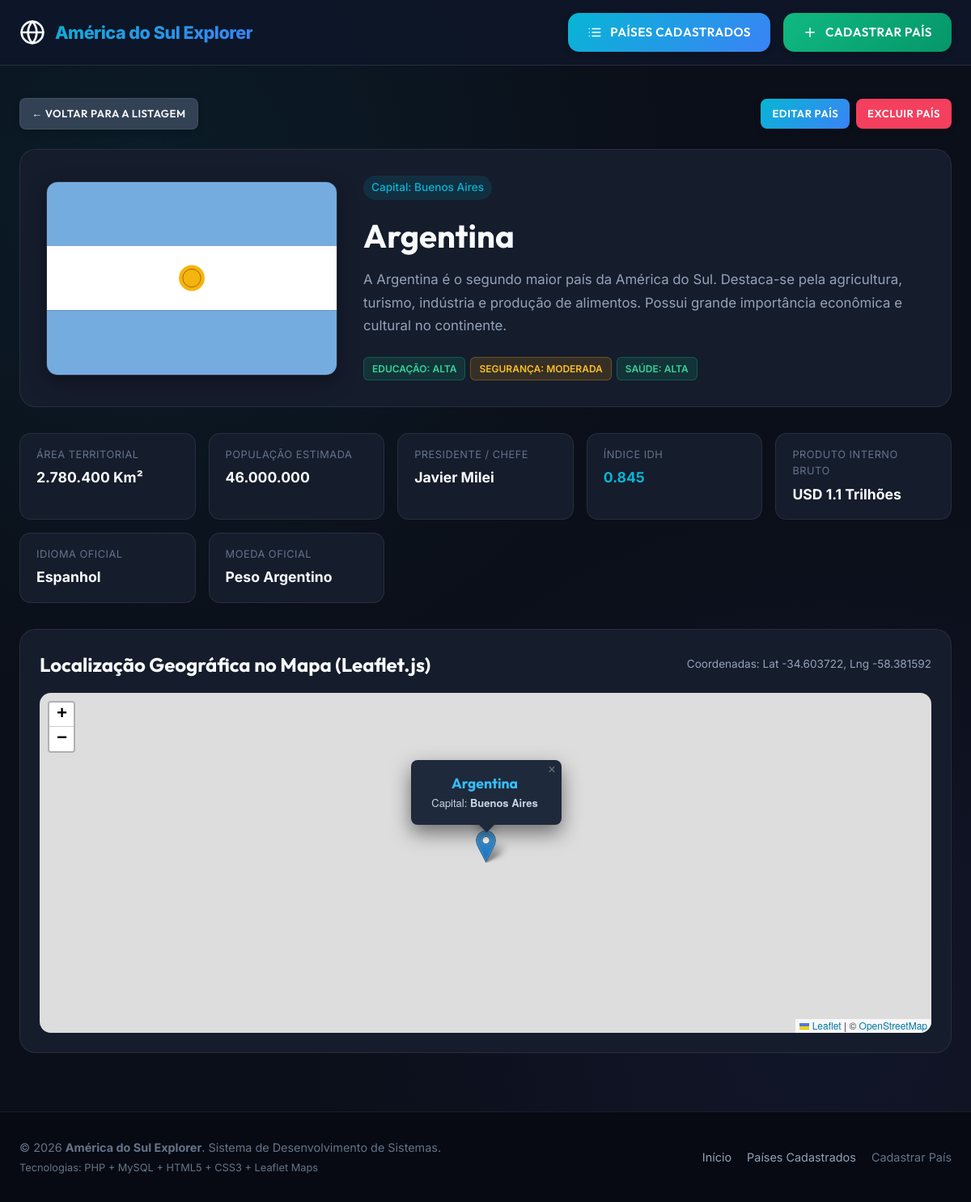
Screenshot of /detalhes.php?id=1 with the database file from the repository.
### tables this page shows
CREATE TABLE `paises` (
  `id` INT AUTO_INCREMENT PRIMARY KEY,
  `nome` VARCHAR(100) NOT NULL,
  `capital` VARCHAR(100) NOT NULL,
  `idioma` VARCHAR(100) NOT NULL,
  `moeda` VARCHAR(100) NOT NULL,
  `populacao` VARCHAR(50) NOT NULL,
  `area` VARCHAR(50) NOT NULL,
  `presidente` VARCHAR(100) NOT NULL,
  `idh` DECIMAL(4,3) NOT NULL,
  `pib` VARCHAR(50) NOT NULL,
  `educacao` ENUM('Alta', 'Média', 'Baixa') NOT NULL DEFAULT 'Média',
  `seguranca` ENUM('Alta', 'Moderada', 'Baixa') NOT NULL DEFAULT 'Moderada',
  `saude` ENUM('Alta', 'Média', 'Baixa') NOT NULL DEFAULT 'Média',
  `latitude` DECIMAL(10,6) NOT NULL DEFAULT 0.000000,
  `longitude` DECIMAL(10,6) NOT NULL DEFAULT 0.000000,
  `descricao` TEXT NOT NULL,
  `bandeira` VARCHAR(255) NOT NULL,
  `criado_em` TIMESTAMP DEFAULT CURRENT_TIMESTAMP
);

### detalhes.php (the view, shortened to what this page needs)
<?php
require_once 'conexao.php';
$id = isset($_GET['id']) ? (int) $_GET['id'] : 0;
$stmt = $pdo->prepare("SELECT * FROM paises WHERE id = :id");
$stmt->execute(['id' => $id]);
$pais = $stmt->fetch();
include 'includes/header.php';
?>
<div style="margin-bottom: 24px; display: flex; justify-content: space-between; align-items: center; flex-wrap: wrap; gap: 12px;">
  <a href="listar_paises.php" class="btn btn-secondary btn-sm">&larr; Voltar para a Listagem</a>
  <div style="display: flex; gap: 8px;">
    <a href="editar_pais.php?id=<?php echo $pais['id']; ?>" class="btn btn-primary btn-sm">Editar País</a>
    <a href="excluir_pais.php?id=<?php echo $pais['id']; ?>" class="btn btn-danger btn-sm" onclick="return confirm('Tem certeza que deseja excluir este país?');">Excluir País</a>
  </div>
</div>
<section class="detail-hero">
  <img src="uploads/<?php echo htmlspecialchars($pais['bandeira']); ?>" alt="Bandeira do(a) <?php echo htmlspecialchars($pais['nome']); ?>" class="detail-flag" onerror="this.src='https://via.placeholder.com/600x400?text=Sem+Bandeira'">
  <div class="detail-info">
    <span class="capital-tag" style="margin-bottom: 12px; display: inline-block;">Capital: <?php echo htmlspecialchars($pais['capital']); ?></span>
    <h1><?php echo htmlspecialchars($pais['nome']); ?></h1>
    <p class="detail-desc"><?php echo nl2br(htmlspecialchars($pais['descricao'])); ?></p>
    <div class="badges-group" style="margin-bottom: 0;">
      <span class="badge badge-<?php echo strtolower($pais['educacao']); ?>">Educação: <?php echo $pais['educacao']; ?></span>
      <span class="badge badge-<?php echo strtolower($pais['seguranca']); ?>">Segurança: <?php echo $pais['seguranca']; ?></span>
      <span class="badge badge-<?php echo strtolower($pais['saude']); ?>">Saúde: <?php echo $pais['saude']; ?></span>
    </div>
  </div>
</section>
<section class="details-grid">
  <div class="detail-spec-box">
    <label>Área Territorial</label>
    <span><?php echo htmlspecialchars($pais['area']); ?></span>
  </div>
  <div class="detail-spec-box">
    <label>População Estimada</label>
    <span><?php echo htmlspecialchars($pais['populacao']); ?></span>
  </div>
  <div class="detail-spec-box">
    <label>Presidente / Chefe</label>
    <span><?php echo htmlspecialchars($pais['presidente']); ?></span>
  </div>
  <div class="detail-spec-box">
    <label>Índice IDH</label>
    <span style="color: var(--primary-cyan);"><?php echo htmlspecialchars($pais['idh']); ?></span>
  </div>
  <div class="detail-spec-box">
    <label>Produto Interno Bruto</label>
    <span><?php echo htmlspecialchars($pais['pib']); ?></span>
  </div>
  <div class="detail-spec-box">
    <label>Idioma Oficial</label>
    <span><?php echo htmlspecialchars($pais['idioma']); ?></span>
  </div>
  <div class="detail-spec-box">
    <label>Moeda Oficial</label>
    <span><?php echo htmlspecialchars($pais['moeda']); ?></span>
  </div>
</section>
<section class="map-section">
  <div class="map-header">
    <h2>Localização Geográfica no Mapa (Leaflet.js)</h2>
    <span style="font-size: 0.85rem; color: var(--text-muted);">Coordenadas: Lat <?php echo $pais['latitude']; ?>, Lng <?php echo $pais['longitude']; ?></span>
  </div>
  <div id="leaflet-map"></div>
</section>
<?php include 'includes/footer.php'; ?>

### css/style.css (style rules this page uses)
:root { --bg-main: #0b0f19; --bg-card: #151c2c; --bg-card-hover: #1e293b; --bg-input: #0f172a; --border-color: rgba(255, 255, 255, 0.08); --border-hover: rgba(56, 189, 248, 0.4); --primary-cyan: #06b6d4; --primary-indigo: #6366f1; --accent-emerald: #10b981; --accent-gold: #f59e0b; --accent-rose: #f43f5e; --grad-cyan: linear-gradient(135deg, #06b6d4 0%, #3b82f6 100%); --grad-emerald: linear-gradient(135deg, #10b981 0%, #059669 100%); --grad-gold: linear-gradient(135deg, #f59e0b 0%, #d97706 100%); --grad-dark: linear-gradient(180deg, rgba(21, 28, 44, 0.9) 0%, rgba(15, 23, 42, 0.95) 100%); --text-main: #f8fafc; --text-muted: #94a3b8; --text-dim: #64748b; --shadow-sm: 0 2px 8px rgba(0, 0, 0, 0.2); --shadow-md: 0 8px 24px rgba(0, 0, 0, 0.35); --shadow-lg: 0 16px 40px rgba(0, 0, 0, 0.5); --glass-bg: rgba(21, 28, 44, 0.75); --glass-border: 1px solid rgba(255, 255, 255, 0.1); --radius-sm: 8px; --radius-md: 14px; --radius-lg: 20px; }
* { margin: 0; padding: 0; box-sizing: border-box; }
body { font-family: 'Inter', sans-serif; background-color: var(--bg-main); color: var(--text-main); min-height: 100vh; display: flex; flex-direction: column; line-height: 1.6; background-image: radial-gradient(circle at 15% 15%, rgba(6, 182, 212, 0.08) 0%, transparent 40%), radial-gradient(circle at 85% 85%, rgba(99, 102, 241, 0.08) 0%, transparent 40%); }
h1, h2, h3, h4, h5, h6 { font-family: 'Outfit', sans-serif; font-weight: 700; color: var(--text-main); }
a { text-decoration: none; color: inherit; transition: all 0.2s ease; }
.btn { display: inline-flex; align-items: center; justify-content: center; gap: 10px; padding: 12px 24px; font-family: 'Outfit', sans-serif; font-weight: 600; font-size: 0.95rem; border-radius: var(--radius-md); border: none; cursor: pointer; transition: all 0.3s cubic-bezier(0.4, 0, 0.2, 1); box-shadow: var(--shadow-sm); text-transform: uppercase; letter-spacing: 0.5px; }
.btn-primary { background: var(--grad-cyan); color: #ffffff; }
.btn-secondary { background: #334155; color: var(--text-main); border: 1px solid var(--border-color); }
.btn-danger { background: var(--accent-rose); color: #ffffff; }
.btn-sm { padding: 8px 14px; font-size: 0.82rem; border-radius: var(--radius-sm); }
.capital-tag { font-size: 0.85rem; color: var(--primary-cyan); background: rgba(6, 182, 212, 0.12); padding: 4px 10px; border-radius: 20px; font-weight: 500; }
.badges-group { display: flex; gap: 6px; flex-wrap: wrap; margin-top: auto; margin-bottom: 20px; }
.badge { padding: 4px 10px; border-radius: 6px; font-size: 0.75rem; font-weight: 600; text-transform: uppercase; }
.badge-alta { background: rgba(16, 185, 129, 0.15); color: #34d399; border: 1px solid rgba(16, 185, 129, 0.3); }
.badge-moderada, .badge-media { background: rgba(245, 158, 11, 0.15); color: #fbbf24; border: 1px solid rgba(245, 158, 11, 0.3); }
.detail-hero { display: grid; grid-template-columns: 360px 1fr; gap: 32px; background: var(--bg-card); border: 1px solid var(--border-color); border-radius: var(--radius-lg); padding: 32px; margin-bottom: 32px; align-items: center; }
.detail-flag { width: 100%; height: 240px; border-radius: var(--radius-md); object-fit: cover; box-shadow: var(--shadow-md); border: 1px solid var(--border-color); }
.detail-info h1 { font-size: 2.5rem; margin-bottom: 8px; }
.detail-desc { color: var(--text-muted); font-size: 1.05rem; line-height: 1.7; margin-bottom: 24px; }
.details-grid { display: grid; grid-template-columns: repeat(auto-fit, minmax(200px, 1fr)); gap: 16px; margin-bottom: 32px; }
.detail-spec-box { background: var(--bg-card); border: 1px solid var(--border-color); border-radius: var(--radius-md); padding: 16px 20px; }
.detail-spec-box label { font-size: 0.8rem; color: var(--text-dim); text-transform: uppercase; letter-spacing: 0.5px; display: block; margin-bottom: 4px; }
.detail-spec-box span { font-size: 1.1rem; font-weight: 700; color: var(--text-main); }
.map-section { background: var(--bg-card); border: 1px solid var(--border-color); border-radius: var(--radius-lg); padding: 24px; margin-bottom: 32px; }
.map-header { display: flex; align-items: center; justify-content: space-between; margin-bottom: 16px; }
#leaflet-map { width: 100%; height: 420px; border-radius: var(--radius-md); z-index: 1; }

### rows the page displays
paises: bandeira (picture), capital "Buenos Aires", nome "Argentina", descricao "A Argentina é o segundo maior país da América do Sul. Destaca-se pela agricultura, turismo, indústria e produção de alimentos. Possui grande importância econômica e cultural no continente.", educacao "ALTA", seguranca "MODERADA", saude "ALTA", area "2.780.400 Km²", populacao "46.000.000", presidente "Javier Milei", idh "0.845", pib "USD 1.1 Trilhões", idioma "Espanhol", moeda "Peso Argentino", latitude "-34.603722", longitude "-58.381592"
